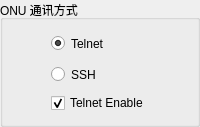
           <widget class="QGroupBox" name="groupBox_onu_communication_methods">
            <property name="title">
             <string>ONU 通讯方式</string>
            </property>
            <layout class="QHBoxLayout" name="horizontalLayout_2">
             <item>
              <layout class="QGridLayout" name="gridLayout_8">
               <item row="0" column="0">
                <widget class="QRadioButton" name="radioButton_telnet">
                 <property name="minimumSize">
                  <size>
                   <width>60</width>
                   <height>25</height>
                  </size>
                 </property>
                 <property name="maximumSize">
                  <size>
                   <width>60</width>
                   <height>25</height>
                  </size>
                 </property>
                 <property name="text">
                  <string>Telnet</string>
                 </property>
                 <property name="checked">
                  <bool>true</bool>
                 </property>
                </widget>
               </item>
               <item row="1" column="0">
                <widget class="QRadioButton" name="radioButton_ssh">
                 <property name="minimumSize">
                  <size>
                   <width>60</width>
                   <height>25</height>
                  </size>
                 </property>
                 <property name="maximumSize">
                  <size>
                   <width>60</width>
                   <height>25</height>
                  </size>
                 </property>
                 <property name="text">
                  <string>SSH</string>
                 </property>
                </widget>
               </item>
               <item row="2" column="0">
                <widget class="QCheckBox" name="checkBox_telnet_enable">
                 <property name="text">
                  <string>Telnet Enable</string>
                 </property>
                 <property name="checked">
                  <bool>true</bool>
                 </property>
                </widget>
               </item>
              </layout>
             </item>
            </layout>
           </widget>
